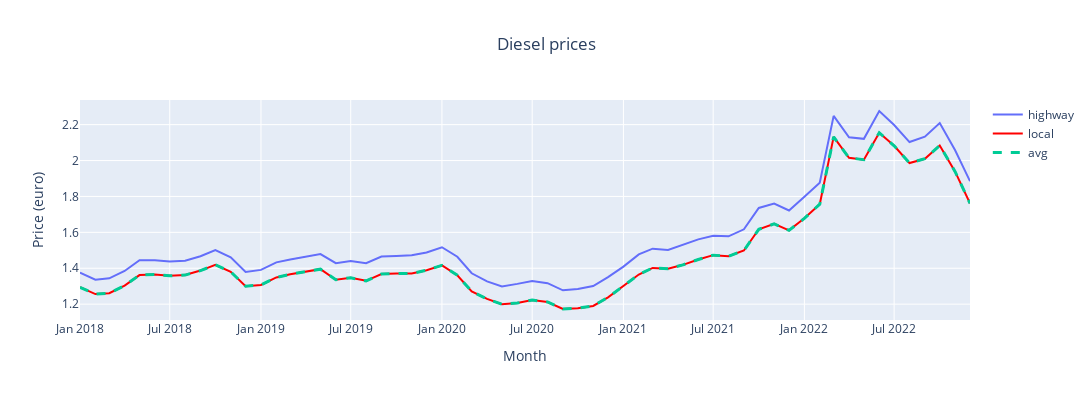

The code cell stored with this chart in its notebook:
### Code cell
fig = go.Figure()
fig.add_trace(go.Scatter(x=highway.index, y=highway['highway Diesel'],
                    mode='lines', name='highway'))

fig.add_trace(go.Scatter(x=highway.index, y=local['local Diesel'],
                    line=dict(color='red', width=2), name='local'))

fig.add_trace(go.Scatter(x=highway.index, y=avg['avg Diesel'],
                    name='avg', line=dict( width=3, dash='dash')))

fig.update_layout(width=1100, height=400)
fig.update_layout(title={'text': 'Diesel prices', 'x': 0.5}, xaxis_title='Month', yaxis_title='Price (euro)')

fig.show()
